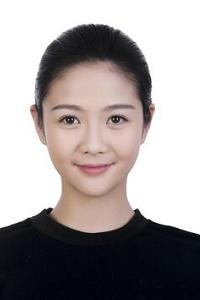
#> input picture Face Swapping/image/image4.jpg, 200 x 300 px
$ jupyter execute select_keypoints.ipynb   (shell and % lines are left out)
#> lines starting #> are read from the running program, lines starting #| are printed output that depends on the picture
### Face Swapping/a5utils.py
import numpy as np
import matplotlib.pyplot as plt
from matplotlib import animation,rc

# [81 lines left out: functions bilinear_interpolate, display_movie, not called in this run]

class SelectPoints:
    """
    Class that encapsulates allowing the user to click on a matplotlib
    axis and renders the points they clicked on
    """
    def __init__(self,ax,npoints):
        self.ax = ax
        self.pts, = ax.plot([0],[0],'r.')
        self.npoints = npoints
        self.xs = list()
        self.ys = list()
        self.cid = self.pts.figure.canvas.mpl_connect('button_press_event',self)
        self.toffset = 0.05*(ax.viewLim.x1-ax.viewLim.x0)

    # [16 lines left out: function __call__, not called in this run]

def select_k_points(ax,npoints):
    """
    Function to allow for interactive selection of points, displaying
    a number along side each point you click in order to make it easier
    to maintain correspondence.

    Parameters
    ----------
    ax : matplotlib figure axis
        Indicates the axis where you want to allow the user to select points
    npoints : int
        How many points are needed from the user

    Returns
    -------
    SelectPoints object
        Returns an object with fields xs and ys that contain the point
        coordinates once the user clicks

    """

    ax.set_title(('click to select %d points' % npoints))
    selectpoints = SelectPoints(ax,npoints)
    plt.show()
    return selectpoints

### Face Swapping/select_keypoints.ipynb
# Keypoint Selection

This notebook contains code to help you select corresponding keypoints for a pair of images
to use for your morphing and face swaop experiments.  We will use the same interactive
keypoint selection method that we used for panorama stitching. Picking out 20-30 corresponding
keypoints in one go is challenging since we need to make sure and click on the points in the
exact same order for the two images.  The code below addresses this by breaking down the
process into a number of batches where in each batch we just click on a few sets of points
at a time. This is accomplished by re-executing the same cell multiple times until a sufficient
number of keypoints have been selected. You should feel free to modify the code as you see fit
to make the process easy for you.

The images you choose should meet the following criteria:
1. Images should be color images containing human faces (no animals, cartoons etc.)
2. The face should fill most of the frame so that there isn't a lot of background, body etc.
3. Images should be of sufficiently large resolution (>200 pixels in width/height)
4. Both images need to be the same resolution. This is just to simplify our implementation of face morphing.  Please crop or resize as necessary to make them the same dimensions

[cell 1]

import a5utils
import matplotlib.pyplot as plt
import pickle
import numpy as np

[cell 2]
from PIL import Image
img = Image.open("image/image4.jpg")
#> img is the input picture: PIL image 200x300 RGB; mean R, G, B 160.6, 154.2, 154.1
area = (14, 0, 214, 300)
cropped_img = img.crop(area)
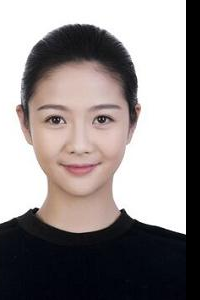
#> cropped_img: PIL image 200x300 RGB; mean R, G, B 147, 140.5, 140.3
cropped_img.save("image/image4.jpg")

[cell 3]
img = Image.open("image/image3.jpg")
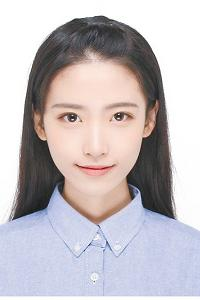
#> input picture Face Swapping/image/image3.jpg, 200 x 300 px
#> img is the input picture: PIL image 200x300 RGB; mean R, G, B 194.5, 187.9, 191.7
area = (20, 0, 220, 300)
cropped_img = img.crop(area)
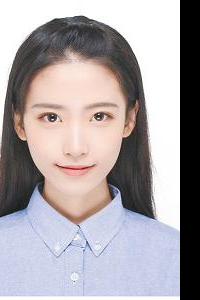
#> cropped_img: PIL image 200x300 RGB; mean R, G, B 170.9, 164.3, 167.4
cropped_img.save("image/image3.jpg")

[cell 4]
image1 = plt.imread('image/image3.jpg')
image2 = plt.imread('image/image4.jpg')

#convert images to floating point
if (image1.dtype == np.uint8):
    image1 = image1.astype(float) / 256

if (image2.dtype == np.uint8):
    image2 = image2.astype(float) / 256

# images should be same size for morphing
assert(image1.shape == image2.shape)

# prepare to click some points.
# we will click points in small batches to make it
# easier to keep track of correspondences.


#number of points to click per-batch
npoints = 4

# initialize
batch = 0

[cell 5]
# re-execute this cell as many times as needed to
# label a dense set of points.

#make the figure a bit bigger so it is easier to click
plt.rcParams['figure.figsize'] = [8, 8]

fig = plt.figure()

ax1 = fig.add_subplot(1,2,1)
ax1.imshow(image1)
if (batch>0):
    ax1.plot(coords1[0,:],coords1[1,:],'r.')

ax2 = fig.add_subplot(1,2,2)
ax2.imshow(image2)
if (batch>0):
    ax2.plot(coords2[0,:],coords2[1,:],'r.')

pts1 = a5utils.select_k_points(ax1,npoints)
#> in select_k_points, `plt.show()`:
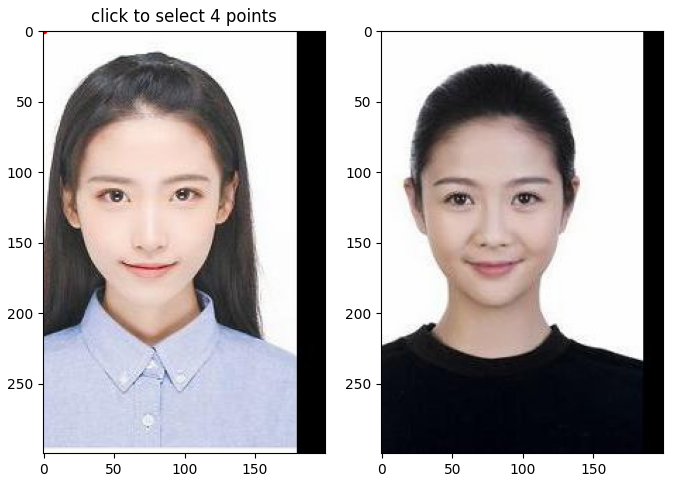
#> figure drawn by matplotlib, 2 panels
pts2 = a5utils.select_k_points(ax2,npoints)

[cell 6]
# execute this cell after each round of clicking in order
# to append the clicked points to the array
if (batch==0):
    coords1 = np.array((pts1.xs,pts1.ys))
    coords2 = np.array((pts2.xs,pts2.ys))
else:
    coords1 = np.append(coords1,np.array((pts1.xs,pts1.ys)),axis=1)
    coords2 = np.append(coords2,np.array((pts2.xs,pts2.ys)),axis=1)

batch = batch + 1

[cell 7]
# save out the results for use in your notebook
f = open('face_swapping.pckl','wb')
pickle.dump((image1,image2,coords1,coords2),f)
f.close()
